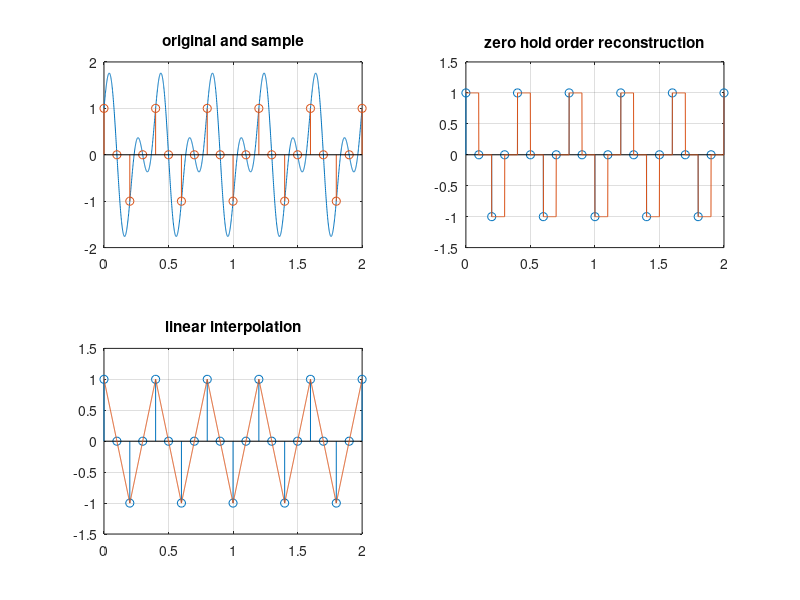

This figure's MATLAB source: (Note: this script raises an error after producing the figure.)
t_fine = 0:0.001:2
x = cos(5.*pi.*t_fine) + sin(10.*pi.*t_fine)
Ts = 0.1
t_sample = 0:Ts:2
    y = cos(5*pi*t_sample) + sin(10*pi*t_sample)

subplot(2,2,1);
plot(t_fine, x); grid on;
hold on;
stem(t_sample,y); grid on;
hold off; title('original and sample')

y_previous = interp1(t_sample,y, t_fine, 'previous')
subplot(2,2,2);
stem(t_sample,y); grid on;
hold on;
plot(t_fine, y_previous);
hold off;title('zero hold order reconstruction')

y_next = interp1(t_sample,y, t_fine, 'linear')
subplot(2,2,3);
stem(t_sample,y); grid on;
hold on;
plot(t_fine, y_next);
hold off; title('linear interpolation')

for n = 0:20
y(n+1) = cos(5*pi*n*Ts) + sin(10*pi*n*Ts)
end
z = sinc_recon(n, Ts, y, t_fine);
subplot(2,2,4);
stem(t_sample,y); grid on;
hold on;
plot(t_fine, z);
hold off; title('sinc interpolation')

ae1 = abs(x-y_previous);
mae1 = max(ae1);
ae2 = abs(x-y_next);
mae2 = max(ae2);
ae3 = abs(x-z);
mae3 = max(ae3);

% the graph for sinc interpolation is closest to the original graph,
% followed by linear interpolation and finally zero order interpolation.

clc;
disp(mae1);
disp(mae2);
disp(mae3);